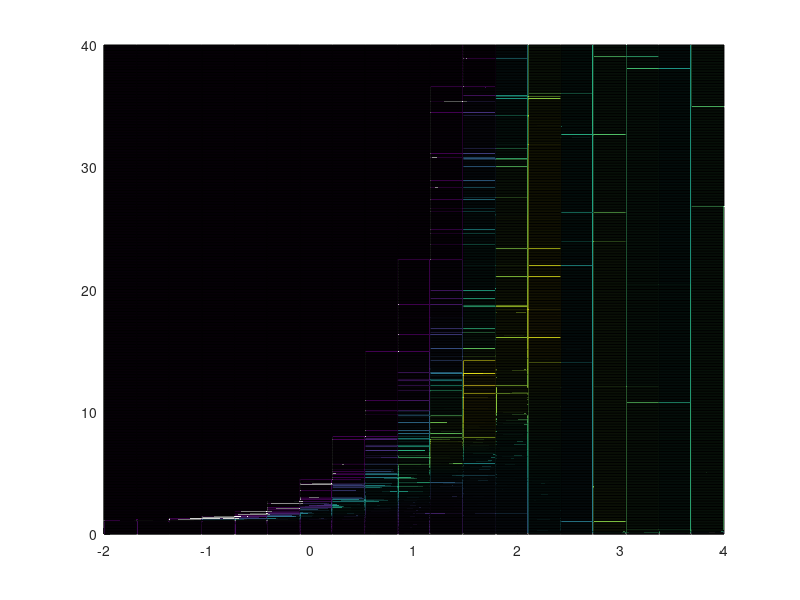

This figure's MATLAB source: (Note: this script raises an error after producing the figure.)
clc;clear;close all hidden;
load('large_maximum_data_results_n20_n10.mat');
load('large_maximum_data_results_n40.mat');
addpath(genpath('../../GL_classes/'));
%%
sparsities = S_RND_20;
sparse_F = F_RND_20;
N = 20;
graph_type = 'gaussian';
graph_param = rnd_param;
thresholds = 0:.0025:2;
gammas = logspace(-2,4,20);

calculated = zeros(length(sparsities),1);
maximums = zeros(length(sparsities),1);
num_edges = sparsities*(N*(N-1)/2);
for i = 1:(length(sparsities))
    figure(1);
    clf;hold on;
    [X_axis,Y_axis] = meshgrid(log10(gammas),thresholds*N);
    s = surf(X_axis,Y_axis,sparse_F(:,:,i)');
    s.EdgeColor = "none";
    view(2)
    ylim([0,20])
    [a,b] = GL.get_cliff_curve(sparsities(i));
    [c1,c2] = GL.plot_cliff_curve(gammas,a,b,N);
    c1 = c1(c1<thresholds(end)*N);
    c2 = c2(c2<thresholds(end)*N);

    plot3(log10(gammas(1:length(c1))),c1,ones(length(c1),1),'LineWidth',2);
    plot3(log10(gammas(1:length(c2))),c2,ones(length(c2),1),'LineWidth',2);
    

    edge_spread = graphs.get_edge_spread(graph_type,graph_param(i),N);

    t = GL.get_threshold(edge_spread,N)*(N);

    plot3(log10(gammas),t*ones(length(gammas),1),ones(length(gammas),1),'LineWidth',2,'Color','black');

    g = GL.get_gamma(sparsities(i),t/N,N);
    g = log10(g);

    plot3(g*ones(length(thresholds),1),thresholds*N,ones(length(thresholds),1),'LineWidth',2,'Color','black');

    xlabel("Gamma")
    ylabel("Threshold")

    pause(1)
end